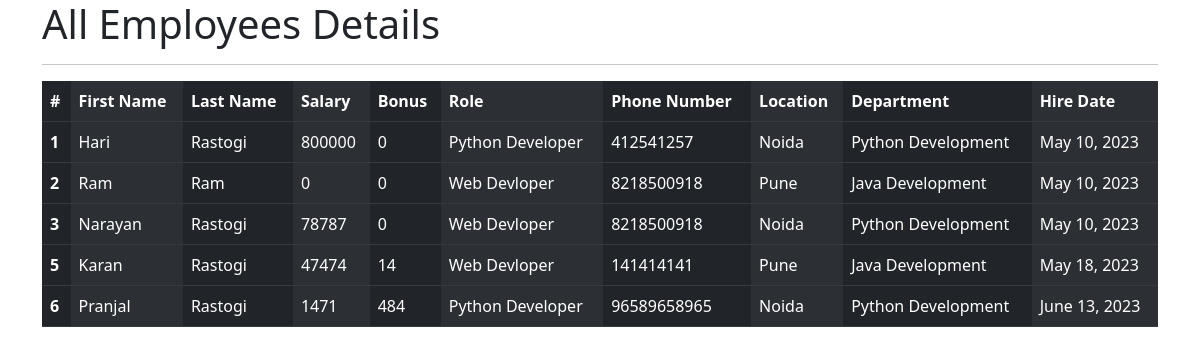
The app's page /all_emp with its own data.
### emp_app/models.py (models this page shows, shortened)
class Employee(models.Model):
    first_name =  models.CharField(max_length=100, null=False)
    last_name =  models.CharField(max_length=100)
    dept = models.ForeignKey(Department, on_delete=models.CASCADE)
    phone =  models.IntegerField()
    bonus = models.IntegerField()
    salary =  models.IntegerField()
    role = models.ForeignKey(Role, on_delete=models.CASCADE)
    hire_date = models.DateField()
    def __str__(self):
        return "%s %s %s" %(self.first_name, self.last_name, self.phone)

class Role(models.Model):
     name = models.CharField(max_length=100, null=False)

class Department(models.Model):
    name = models.CharField(max_length=100,null=False)
    location = models.CharField(max_length=100)

### emp_app/views.py (the view)
# urls.py: path('all_emp',views.all_emp, name ='all_emp'),
def all_emp(request):
    emps = Employee.objects.all()
    context = {
        'emps':  emps
    }
    print(context)
    return render(request, 'view_all_emp.html',context)

### emp_app/templates/view_all_emp.html (shortened to what this page needs)
<!DOCTYPE html>
<html lang="en">
<head>
    <link href="https://cdn.jsdelivr.net/npm/bootstrap@5.3.0-alpha3/dist/css/bootstrap.min.css" rel="stylesheet">
</head>
<body>
    <div class="container">
     <h1>All Employees Details </h1>
     <hr>
     <table class="table table-dark table-striped-columns">
      <thead>
        <tr>
          <th scope="col">#</th>
          <th scope="col">First Name</th>
          <th scope="col">Last Name</th>
          <th scope="col">Salary</th>
          <th scope="col">Bonus</th>
          <th scope="col">Role</th>
          <th scope="col">Phone Number</th>
          <th scope="col">Location</th>
          <th scope="col">Department</th>
          <th scope="col">Hire Date</th>
        </tr>
      </thead>
             {%for emp in emps %}
      <tbody>
        <tr>
          <th scope="row">{{emp.id}}</th>
          <td>{{emp.first_name}}</td>
          <td>{{emp.last_name}}</td>
          <td>{{emp.salary}}</td>
          <td>{{emp.bonus}}</td>
          <td>{{emp.role.name}}</td>
          <td>{{emp.phone}}</td>
          <td>{{emp.dept.location}}</td>
          <td>{{emp.dept.name}}</td>
          <td>{{emp.hire_date}}</td>
        </tr>
      </tbody>
            {% endfor %}
    </table>
    </div>
   </body>
 </html>

### records on screen
Employee: id "1", first_name "Hari", last_name "Rastogi", salary "800000", bonus "0", role.name "Python Developer", phone "412541257", dept.location "Noida", dept.name "Python Development", hire_date "May 10, 2023"
Employee: id "2", first_name "Ram", last_name "Ram", salary "0", bonus "0", role.name "Web Devloper", phone "8218500918", dept.location "Pune", dept.name "Java Development", hire_date "May 10, 2023"
Employee: id "3", first_name "Narayan", last_name "Rastogi", salary "78787", bonus "0", role.name "Web Devloper", phone "8218500918", dept.location "Noida", dept.name "Python Development", hire_date "May 10, 2023"
Employee: id "5", first_name "Karan", last_name "Rastogi", salary "47474", bonus "14", role.name "Web Devloper", phone "141414141", dept.location "Pune", dept.name "Java Development", hire_date "May 18, 2023"
Employee: id "6", first_name "Pranjal", last_name "Rastogi", salary "1471", bonus "484", role.name "Python Developer", phone "96589658965", dept.location "Noida", dept.name "Python Development", hire_date "June 13, 2023"
